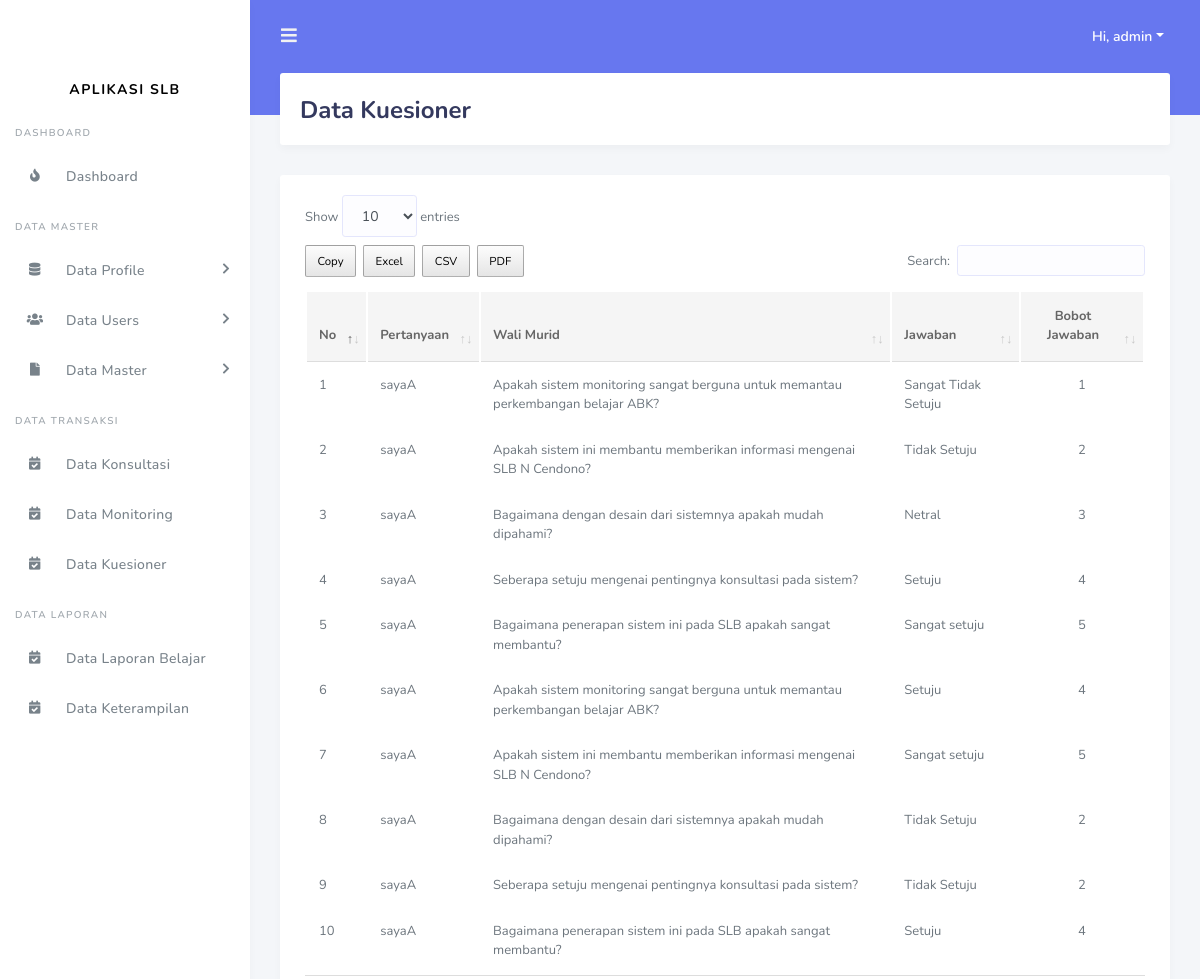
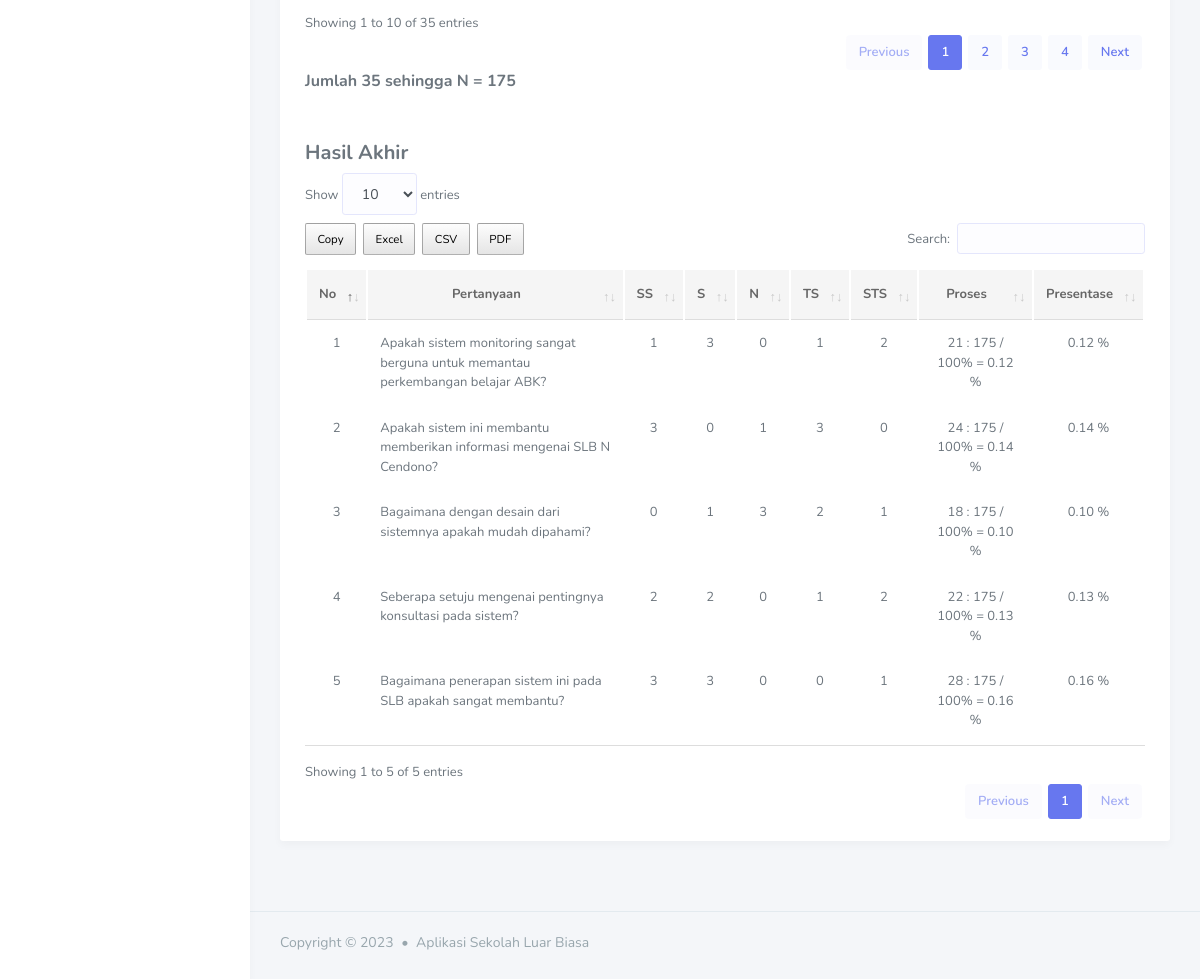
Page /admin/data_quisioner.php (signed in) on the committed database (2 pictures, top to bottom).
### tables this page shows
CREATE TABLE `tbl_jawaban` (
  `id_jawaban` int(11) NOT NULL,
  `id_pertanyaan` int(11) NOT NULL,
  `jawaban` varchar(200) NOT NULL,
  `id_wali_murid` int(11) DEFAULT NULL
);

CREATE TABLE `tbl_wali_murid` (
  `id_wali_murid` int(11) NOT NULL,
  `nama_ayah` varchar(200) NOT NULL,
  `nama_ibu` varchar(200) NOT NULL,
  `pekerjaan_ayah` varchar(200) DEFAULT NULL,
  `pekerjaan_ibu` varchar(200) DEFAULT NULL,
  `alamat` varchar(255) NOT NULL,
  `no_telp` varchar(15) NOT NULL,
  `email` varchar(200) NOT NULL,
  `username` varchar(200) NOT NULL,
  `password` varchar(200) NOT NULL,
  `id_murid` int(11) NOT NULL
);

CREATE TABLE `tbl_pertanyaan` (
  `id_pertanyaan` int(11) NOT NULL,
  `pertanyaan` varchar(255) DEFAULT NULL
);

### admin/data_quisioner.php (the view, shortened to what this page needs)
<?php
include('../template/header.php');
include('../template/sidebar.php');
?>
<div class="main-content">
  <section class="section">
    <div class="section-header">
      <h1>Data Kuesioner</h1>
    </div>
    <div class="section-body">
      <div class="card table-responsive">
        <div class="card-body ">
        <table class="table table-hover" id="data_tabel">
            <thead>
              <tr>
                <th>No</th>
                <th>Pertanyaan</th>
                <th>Wali Murid</th>
                <th>Jawaban</th>
                <th  class = "text-center">Bobot Jawaban</th>
              </tr>
            </thead>
            <tbody>
              <?php
                    $query = "SELECT * FROM tbl_jawaban tj INNER JOIN tbl_pertanyaan tp on tp.id_pertanyaan = tj.id_pertanyaan INNER JOIN tbl_wali_murid twm on twm.id_wali_murid = tj.id_wali_murid";
                    $result_tasks = mysqli_query($conn, $query);
                    $jumlah_data = mysqli_num_rows($result_tasks);
                    $nomer = 1;
                    while($row = mysqli_fetch_assoc($result_tasks)) { ?>
                <tr>
                  <td><?= $nomer++ ?></td>
                  <td><?= $row['nama_ayah']?></td>
                  <td><?= $row['pertanyaan']?></td>
                  <td>
                    <?php
                        if ($row['jawaban']== 5) {
                           echo 'Sangat setuju';
                        }
                        if ($row['jawaban'] == 4) {
                           echo 'Setuju';
                        }
                        if ($row['jawaban'] == 3) {
                           echo 'Netral';
                        }
                        if ($row['jawaban'] == 2) {
                           echo 'Tidak Setuju';
                        }
                        if ($row['jawaban'] == 1) {
                           echo 'Sangat Tidak Setuju';
                        }
                    ?>
                  </td>
                  <td  class = "text-center"><?= $row['jawaban']?></td>
                </tr>
              <?php } ?>
            </tbody>
        </table>
         <h6>Jumlah <?= $jumlah_data ?> sehingga N = <?= $n = $jumlah_data * 5 ?> </h6>
         <br>
        <br>
        <h5>Hasil Akhir</h5>
            <table class="table table-hover" id="data_tabel">
                <thead>
                    <tr class = "text-center">
                        <th>No</th>
                        <th>Pertanyaan</th>
                        <th>SS</th>
                        <th>S</th>
                        <th>N</th>
                        <th>TS</th>
                        <th>STS</th>
                        <th>Proses</th>
                        <th>Presentase</th>
                    </tr>
                </thead>
                <tbody>
                    <?php
                    $query = "SELECT * FROM tbl_jawaban tj INNER JOIN tbl_pertanyaan tp on tp.id_pertanyaan = tj.id_pertanyaan INNER JOIN tbl_wali_murid twm on twm.id_wali_murid = tj.id_wali_murid GROUP BY tj.id_pertanyaan";
                    $result_tasks = mysqli_query($conn, $query);
                    $nomer = 1;
                    while($row = mysqli_fetch_assoc($result_tasks)) {
                        ?>
                        <tr class = "text-center">
                            <td><?= $nomer++?></td>
                            <td class = "text-left"><?= $row['pertanyaan']; ?></td>
                            <td>
                                <?php
                                    $id_pertanyaan =  $row['id_pertanyaan'];
                                    $query_ss = "SELECT COUNT(id_pertanyaan) as jumlah FROM tbl_jawaban where id_pertanyaan = $id_pertanyaan AND jawaban = '5'";
                                    $result_tasks_ss = mysqli_query($conn, $query_ss);
                                    $jumlah_data_ss = mysqli_fetch_assoc($result_tasks_ss)
                                 ?>
                                 <?= $jumlah_data_ss['jumlah'] ?>
                            </td>
                            <td>
                                <?php
                                    $id_pertanyaan =  $row['id_pertanyaan'];
                                    $query_s = "SELECT COUNT(id_pertanyaan) as jumlah FROM tbl_jawaban where id_pertanyaan = $id_pertanyaan AND jawaban = '4'";
                                    $result_tasks_s = mysqli_query($conn, $query_s);
                                    $jumlah_data_s = mysqli_fetch_assoc($result_tasks_s);
                                 ?>
                                 <?= $jumlah_data_s['jumlah'] ?>
                            </td>
                            <td>
                                <?php
                                    $id_pertanyaan =  $row['id_pertanyaan'];
                                    $query_n = "SELECT COUNT(id_pertanyaan) as jumlah FROM tbl_jawaban where id_pertanyaan = $id_pertanyaan AND jawaban = '3'";
                                    $result_tasks_n = mysqli_query($conn, $query_n);
                                    $jumlah_data_n = mysqli_fetch_assoc($result_tasks_n)
                                 ?>
                                 <?= $jumlah_data_n['jumlah'] ?>
                            </td>
                            <td>
                                <?php
                                    $id_pertanyaan =  $row['id_pertanyaan'];
                                    $query_ts = "SELECT COUNT(id_pertanyaan) as jumlah FROM tbl_jawaban where id_pertanyaan = $id_pertanyaan AND jawaban = '2'";
                                    $result_tasks_ts = mysqli_query($conn, $query_ts);
                                    $jumlah_data_ts = mysqli_fetch_assoc($result_tasks_ts)
                                 ?>
                                 <?= $jumlah_data_ts['jumlah'] ?>
                            </td>
                            <td>
                                <?php
                                    $id_pertanyaan =  $row['id_pertanyaan'];
                                    $query_sts = "SELECT COUNT(id_pertanyaan) as jumlah FROM tbl_jawaban where id_pertanyaan = $id_pertanyaan AND jawaban = '1'";
                                    $result_tasks_sts = mysqli_query($conn, $query_sts);
                                    $jumlah_data_sts = mysqli_fetch_assoc($result_tasks_sts)
                                 ?>
                                 <?= $jumlah_data_sts['jumlah'] ?>
                                 <?php $total_akhir = (($total_ss + $jumlah_data_ss['jumlah']) * 5) + (($total_s + $jumlah_data_s['jumlah']) * 4) + (($total_n + $jumlah_data_n['jumlah']) * 3) + (($total_ts + $jumlah_data_ts['jumlah']) * 2) + (($total_sts + $jumlah_data_sts['jumlah']) * 1)?>
                            </td>
                            <td>
                                <?= $total_akhir ?> :  <?= $n ?> / 100% = <?= number_format(($total_akhir / $n) * 100/100, 2)   ?> %
                            </td>
                            <td ><?= number_format(($total_akhir / $n) * 100/100, 2) ?> %</td>
                        </tr>
                    <?php  } ?>
                </tbody>
            </table>
        </div>
      </div>
    </div>
  </section>
</div>
<?php include('../template/footer.php'); ?>

### rows in the picture
tbl_jawaban: id_wali_murid.nama_ayah "sayaA", id_pertanyaan.pertanyaan "Apakah sistem monitoring sangat berguna untuk memantau perkembangan belajar ABK?", shows "Sangat Tidak Setuju", jawaban "1", jumlah "1", jumlah "3", jumlah "0", jumlah "2", total_akhir "21", n "0.12"
tbl_jawaban: id_wali_murid.nama_ayah "sayaA", id_pertanyaan.pertanyaan "Apakah sistem ini membantu memberikan informasi mengenai SLB N Cendono?", shows "Tidak Setuju", jawaban "2", jumlah "3", jumlah "0", jumlah "1", total_akhir "24", n "0.14"
tbl_jawaban: id_wali_murid.nama_ayah "sayaA", id_pertanyaan.pertanyaan "Bagaimana dengan desain dari sistemnya apakah mudah dipahami?", shows "Netral", jawaban "3", jumlah "0", jumlah "1", jumlah "3", jumlah "2", total_akhir "18", n "0.10"
tbl_jawaban: id_wali_murid.nama_ayah "sayaA", id_pertanyaan.pertanyaan "Seberapa setuju mengenai pentingnya konsultasi pada sistem?", shows "Setuju", jawaban "4", jumlah "2", jumlah "0", jumlah "1", total_akhir "22", n "0.13"
tbl_jawaban: id_wali_murid.nama_ayah "sayaA", id_pertanyaan.pertanyaan "Bagaimana penerapan sistem ini pada SLB apakah sangat membantu?", shows "Sangat setuju", jawaban "5", jumlah "3", jumlah "0", jumlah "1", total_akhir "28", n "0.16"
tbl_jawaban: id_wali_murid.nama_ayah "sayaA", id_pertanyaan.pertanyaan "Apakah sistem monitoring sangat berguna untuk memantau perkembangan belajar ABK?", shows "Setuju", jawaban "4"
tbl_jawaban: id_wali_murid.nama_ayah "sayaA", id_pertanyaan.pertanyaan "Apakah sistem ini membantu memberikan informasi mengenai SLB N Cendono?", shows "Sangat setuju", jawaban "5"
tbl_jawaban: id_wali_murid.nama_ayah "sayaA", id_pertanyaan.pertanyaan "Bagaimana dengan desain dari sistemnya apakah mudah dipahami?", shows "Tidak Setuju", jawaban "2"
tbl_jawaban: id_wali_murid.nama_ayah "sayaA", id_pertanyaan.pertanyaan "Seberapa setuju mengenai pentingnya konsultasi pada sistem?", shows "Tidak Setuju", jawaban "2"
tbl_jawaban: id_wali_murid.nama_ayah "sayaA", id_pertanyaan.pertanyaan "Bagaimana penerapan sistem ini pada SLB apakah sangat membantu?", shows "Setuju", jawaban "4"

### other values in the picture
$_SESSION['nama_users'] "admin"
$jumlah_data "35"
$n = $jumlah_data * 5 "175"
